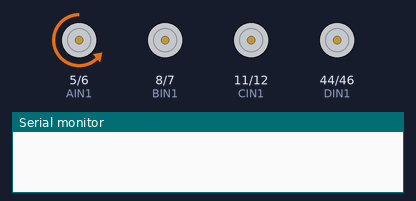
Bench run of a sketch on a simulated Arduino Mega 2560, built with avr-gcc and run on an emulated ATmega2560. Parts: motor-driver pin pairs drawn as motors (green arrow = first pin HIGH = forward, orange = second pin HIGH = backward, longer = more drive), the last lines printed to the serial monitor.

Above: at 0.1 s.
At 5.1 s:
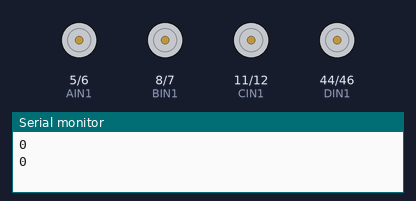
At 39.1 s:
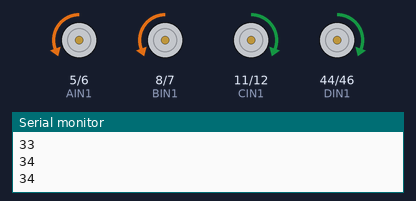
Timing chart, 0 to 40.0 s (numbered marks = the images above):
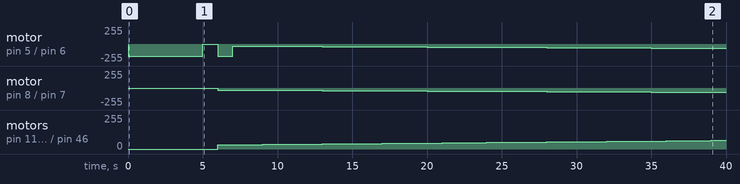

The sketch:

BDCMotorOpenLoopControl.ino
```cpp
// (licence header left out)
//******************PWM引脚和电机驱动引脚***************************//

const int AIN1 = 5;//A电机控制PWM波
const int AIN2 = 6;//A电机控制PWM波
const int BIN1 = 8;//B电机控制PWM波
const int BIN2 = 7;//B电机控制PWM波
const int CIN1 = 11;//C电机控制PWM波
const int CIN2 = 12;//C电机控制PWM波
const int DIN1 = 44;//D电机控制PWM波
const int DIN2 = 46;//D电机控制PWM波
//******************电机启动初始值 **********************//
int motorDeadZone = 30;//高频时电机启动初始值高约为130，低频时电机启动初始值低约为30,和电池电压、电机特性、PWM频率等有关，需要单独测试
/**************************************************************************
函数功能：赋值给PWM寄存器
入口参数：PWM
**************************************************************************/
void Set_PWM(int motora, int motorb, int motorc,int motord) {
  if (motora > 0)        analogWrite(AIN2, motora+motorDeadZone), analogWrite(AIN1, 0); //赋值给PWM寄存器根据电机响应速度与机械误差微调,
  else if(motora == 0)   analogWrite(AIN2, 0), analogWrite(AIN1,0);
  else if (motora < 0)   analogWrite(AIN1, -motora+motorDeadZone), analogWrite(AIN2, 0);//高频时电机启动初始值高约为130，低频时电机启动初始值低约为30

  if (motorb > 0)        analogWrite(BIN2,motorb+motorDeadZone),analogWrite(BIN1, 0); //赋值给PWM寄存器根据电机响应速度与机械误差微调,
  else if(motorb == 0)   analogWrite(BIN2, 0),analogWrite(BIN1, 0);
  else if (motorb < 0)   analogWrite(BIN1,-motorb+motorDeadZone),analogWrite(BIN2, 0);//高频时电机启动初始值高约为130，低频时电机启动初始值低约为30

  if (motorc > 0)        analogWrite(CIN1,motorc+motorDeadZone),analogWrite(CIN2,0); //赋值给PWM寄存器根据电机响应速度与机械误差微调,
  else if(motorc == 0)   analogWrite(CIN2, 0), analogWrite(CIN1, 0);
  else if (motorc < 0)   analogWrite(CIN2, -motorc+motorDeadZone), analogWrite(CIN1, 0);//高频时电机启动初始值高约为130，低频时电机启动初始值低约为30

  if (motord > 0)        analogWrite(DIN1,motord+motorDeadZone),analogWrite(DIN2, 0); //赋值给PWM寄存器根据电机响应速度与机械误差微调,
  else if(motord == 0)   analogWrite(DIN1, 0), analogWrite(DIN2, 0);
  else if (motord < 0)   analogWrite(DIN2, -motord+motorDeadZone), analogWrite(DIN1, 0);//高频时电机启动初始值高约为130，低频时电机启动初始值低约为30
}

void setup() {
  pinMode(AIN1, OUTPUT);
  pinMode(BIN1, OUTPUT);
  pinMode(CIN1, OUTPUT);
  pinMode(DIN1, OUTPUT);
  pinMode(AIN2, OUTPUT);
  pinMode(BIN2, OUTPUT);
  pinMode(CIN2, OUTPUT);
  pinMode(DIN2, OUTPUT);
  Serial.begin(9600);
}

void loop() {
Set_PWM(155,0,0,0 );
delay(5000);
//电机死区测试
for(int i = 0; i< 256; i++){
int iConstrain = constrain(i, 0, 255-motorDeadZone); //将i限制在0-（255-motorDeadZone）区间，大于返回（255-motorDeadZone） ，小于返回0
Set_PWM(iConstrain,iConstrain,iConstrain,iConstrain);
Serial.println(i);
Serial.println(iConstrain);
delay(1000);
}
}
```

Measured:
- by itself, motor on pin 5 (AIN1) / pin 6 (AIN2): ramps from stopped to backward 185/255 and jumps back, once every 2.0 s
- by itself, motor on pin 8 (BIN1) / pin 7 (BIN2): moves from stopped to backward 64/255 over 33.0 s
- by itself, motor on pin 11 (CIN1) / pin 12 (CIN2), motor on pin 44 (DIN1) / pin 46 (DIN2): moves from stopped to forward 64/255 over 33.0 s
